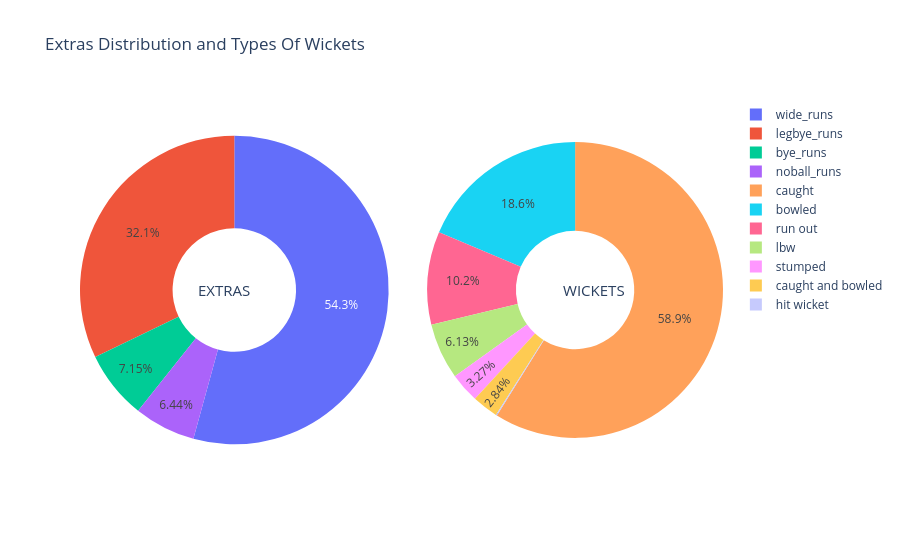

Here is the notebook cell this chart was saved with:
### Markdown cell above
### Extras And Wickets (INTERACTIVE)

### Code cell
# Initialize Plotly properly for Colab
import plotly
import plotly.graph_objects as go
from plotly.offline import init_notebook_mode

init_notebook_mode(connected=True)

# Extras data
extras = ['wide_runs', 'bye_runs', 'legbye_runs', 'noball_runs']
sizes = [5161, 680, 3056, 612]

# Dismissal types
dismiss = [
    "run out",
    "bowled",
    "caught",
    "lbw",
    "stumped",
    "caught and bowled",
    "hit wicket"
]

# Filter wickets
ct = delivery[delivery["dismissal_kind"].isin(dismiss)]

# Count wicket types
bx = ct.dismissal_kind.value_counts()[:10]

# Create donut charts
fig = {
    "data": [

        # Extras chart
        {
            "values": sizes,
            "labels": extras,
            "domain": {"x": [0, 0.48]},
            "name": "Extras",
            "hoverinfo": "label+percent+name",
            "hole": 0.4,
            "type": "pie"
        },

        # Wickets chart
        {
            "values": bx.values,
            "labels": bx.index,
            "textposition": "inside",
            "domain": {"x": [0.54, 1]},
            "name": "Wickets",
            "hoverinfo": "label+percent+name",
            "hole": 0.4,
            "type": "pie"
        }
    ],

    "layout": {

        "title": "Extras Distribution and Types Of Wickets",

        "annotations": [

            {
                "font": {"size": 15},
                "showarrow": False,
                "text": "EXTRAS",
                "x": 0.18,
                "y": 0.5
            },

            {
                "font": {"size": 15},
                "showarrow": False,
                "text": "WICKETS",
                "x": 0.85,
                "y": 0.5
            }
        ]
    }
}

# Convert to Plotly figure
fig = go.Figure(fig)

# Display plot
fig.show()

### Figure 1 — Plotly figure (JSON) as saved in the notebook; plotly's stock layout.template omitted (floating-point values rounded to 4 significant figures)
{"data": [{"domain": {"x": [0, 0.48]}, "hole": 0.4, "hoverinfo": "label+percent+name", "labels": ["wide_runs", "bye_runs", "legbye_runs", "noball_runs"], "name": "Extras", "values": [5161, 680, 3056, 612], "type": "pie"}, {"domain": {"x": [0.54, 1]}, "hole": 0.4, "hoverinfo": "label+percent+name", "labels": ["caught", "bowled", "run out", "lbw", "stumped", "caught and bowled", "hit wicket"], "name": "Wickets", "textposition": "inside", "values": [4373, 1382, 755, 455, 243, 211, 9], "type": "pie"}], "layout": {"annotations": [{"font": {"size": 15}, "showarrow": false, "text": "EXTRAS", "x": 0.18, "y": 0.5}, {"font": {"size": 15}, "showarrow": false, "text": "WICKETS", "x": 0.85, "y": 0.5}], "title": {"text": "Extras Distribution and Types Of Wickets"}}}
